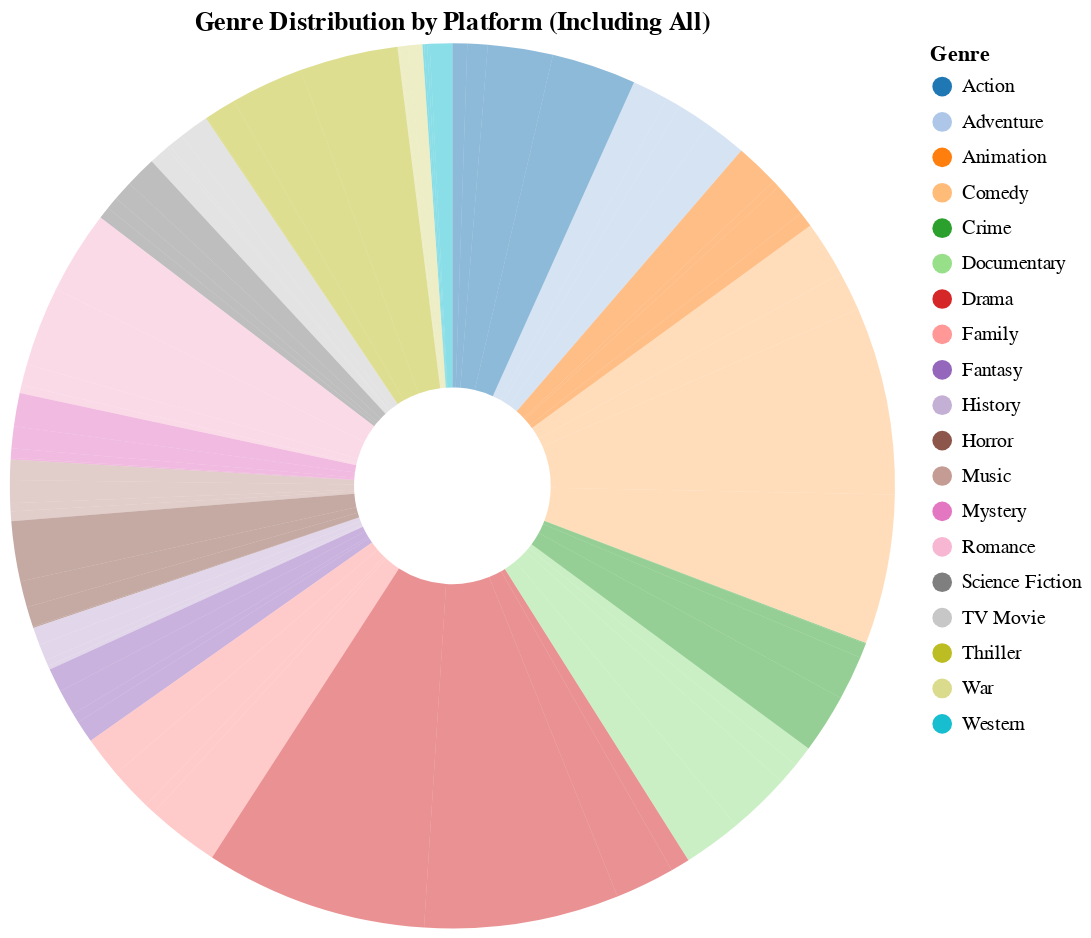

The code cell stored with this chart in its notebook:
### Markdown cell above
The interactive bubble plot visualizes **genre popularity through a combination of three dimensions: average rating (Y-axis), genre (X-axis), and the number of titles (bubble size)**. This chart provides insight into both quantity and quality across platforms per genre. 

**Disney+**: High Quality, Selective Quantity

Disney+ consistently achieves higher average Rotten Tomatoes ratings across genres such as **Action, Science Fiction, and Adventure**. However, the number of titles remains relatively limited, reflected by the smaller bubble sizes.

**Netflix**: High Volume, Moderate Ratings

Netflix dominates in terms of the number of titles across almost all genres, as seen by the large bubble sizes. However, its average Rotten Tomatoes ratings often fall into a moderate range, particularly in genres like **Drama, Crime, and Horror**.

**Hulu**: Strong in Niche Genres

Hulu occupies a middle-ground position, showing relatively strong critical reception in select genres such as **War, Western, and History**. Although it offers fewer titles compared to Netflix, its quality in specific genres is notable.

**Prime Video**: Lower Ratings with Historical Strength

Prime Video generally appears toward the lower end of the average Rotten Tomatoes ratings across most genres. However, the **History** genre emerges as a relative strength compared to its performance in other categories.

**Overall Insight**: Trade-Off Between Quantity and Quality

The bubble chart highlights that streaming platforms adopt different content strategies: Disney+ focuses on critically acclaimed but limited catalogs, Netflix prioritizes large-scale content production, and Hulu and Prime Video develop niche strengths to compete.

### Code cell
# Pie_Chart
# What is the internal genre composition of each platform's content?
melted_df = df.melt(
    id_vars=["Title", "Genres"],
    value_vars=["Netflix", "Hulu", "Prime Video", "Disney+"],
    var_name="Platform",
    value_name="Availability"
)


melted_df = melted_df[melted_df["Availability"] == 1]


melted_df["Platform_Filter"] = melted_df["Platform"]


combined_genre_dist = (
    melted_df.groupby(["Platform", "Genres", "Platform_Filter"])
    .agg(Count=("Title", "count"))
    .reset_index()
)


platform_dropdown = alt.selection_point(
    fields=["Platform_Filter"],
    bind=alt.binding_select(
        options=["All"] + sorted(combined_genre_dist["Platform_Filter"].unique()),
        name="Platform: "
    ),
    name="PlatformSelect",
    value="All"
)


hover = alt.selection_point(
    on="mouseover",
    fields=["Genres"],
    empty="none"
)


pie_chart = alt.Chart(combined_genre_dist).mark_arc(innerRadius=50).encode(
    theta=alt.Theta("Count:Q"),
    color=alt.Color("Genres:N", title="Genre", scale=alt.Scale(scheme="category20")),
    opacity=alt.condition(hover, alt.value(1.0), alt.value(0.5)),
    stroke=alt.condition(hover, alt.value("white"), alt.value("transparent")),
    strokeWidth=alt.condition(hover, alt.value(3), alt.value(0)),
    tooltip=["Platform", "Genres", "Count"]
).add_params(
    platform_dropdown,
    hover
).transform_filter(
    "(PlatformSelect.Platform_Filter == 'All') || (datum.Platform_Filter == PlatformSelect.Platform_Filter)"
).properties(
    width=450,
    height=450,
    title="Genre Distribution by Platform (Including All)"
)

pie_chart

### Figure 1 — Vega-Lite specification as saved in the notebook (floating-point values rounded to 4 significant figures)
{"config": {"view": {"continuousWidth": 300, "continuousHeight": 300}}, "data": {"name": "data-66f57dcf38e4c07b810123d5c4b6b957"}, "mark": {"type": "arc", "innerRadius": 50}, "encoding": {"color": {"field": "Genres", "scale": {"scheme": "category20"}, "title": "Genre", "type": "nominal"}, "opacity": {"condition": {"param": "param_2", "value": 1.0, "empty": false}, "value": 0.5}, "stroke": {"condition": {"param": "param_2", "value": "white", "empty": false}, "value": "transparent"}, "strokeWidth": {"condition": {"param": "param_2", "value": 3, "empty": false}, "value": 0}, "theta": {"field": "Count", "type": "quantitative"}, "tooltip": [{"field": "Platform", "type": "nominal"}, {"field": "Genres", "type": "nominal"}, {"field": "Count", "type": "quantitative"}]}, "height": 450, "params": [{"name": "PlatformSelect", "select": {"type": "point", "fields": ["Platform_Filter"]}, "bind": {"input": "select", "options": ["All", "Disney+", "Hulu", "Netflix", "Prime Video"], "name": "Platform: "}, "value": "All"}, {"name": "param_2", "select": {"type": "point", "fields": ["Genres"], "on": "mouseover"}}], "title": "Genre Distribution by Platform (Including All)", "transform": [{"filter": "(PlatformSelect.Platform_Filter == 'All') || (datum.Platform_Filter == PlatformSelect.Platform_Filter)"}], "width": 450, "$schema": "https://vega.github.io/schema/vega-lite/v5.20.1.json", "datasets": {"data-66f57dcf38e4c07b810123d5c4b6b957": [{"Platform": "Disney+", "Genres": "Action", "Platform_Filter": "Disney+", "Count": 112}, {"Platform": "Disney+", "Genres": "Adventure", "Platform_Filter": "Disney+", "Count": 276}, {"Platform": "Disney+", "Genres": "Animation", "Platform_Filter": "Disney+", "Count": 335}, {"Platform": "Disney+", "Genres": "Comedy", "Platform_Filter": "Disney+", "Count": 425}, {"Platform": "Disney+", "Genres": "Crime", "Platform_Filter": "Disney+", "Count": 8}, {"Platform": "Disney+", "Genres": "Documentary", "Platform_Filter": "Disney+", "Count": 156}, {"Platform": "Disney+", "Genres": "Drama", "Platform_Filter": "Disney+", "Count": 146}, {"Platform": "Disney+", "Genres": "Family", "Platform_Filter": "Disney+", "Count": 552}, {"Platform": "Disney+", "Genres": "Fantasy", "Platform_Filter": "Disney+", "Count": 168}, {"Platform": "Disney+", "Genres": "History", "Platform_Filter": "Disney+", "Count": 28}, {"Platform": "Disney+", "Genres": "Horror", "Platform_Filter": "Disney+", "Count": 10}, {"Platform": "Disney+", "Genres": "Music", "Platform_Filter": "Disney+", "Count": 73}, {"Platform": "Disney+", "Genres": "Mystery", "Platform_Filter": "Disney+", "Count": 14}, {"Platform": "Disney+", "Genres": "Romance", "Platform_Filter": "Disney+", "Count": 61}, {"Platform": "Disney+", "Genres": "Science Fiction", "Platform_Filter": "Disney+", "Count": 92}, {"Platform": "Disney+", "Genres": "TV Movie", "Platform_Filter": "Disney+", "Count": 153}, {"Platform": "Disney+", "Genres": "Thriller", "Platform_Filter": "Disney+", "Count": 11}, {"Platform": "Disney+", "Genres": "War", "Platform_Filter": "Disney+", "Count": 3}, {"Platform": "Disney+", "Genres": "Western", "Platform_Filter": "Disney+", "Count": 14}, {"Platform": "Hulu", "Genres": "Action", "Platform_Filter": "Hulu", "Count": 154}, {"Platform": "Hulu", "Genres": "Adventure", "Platform_Filter": "Hulu", "Count": 110}, {"Platform": "Hulu", "Genres": "Animation", "Platform_Filter": "Hulu", "Count": 56}, {"Platform": "Hulu", "Genres": "Comedy", "Platform_Filter": "Hulu", "Count": 298}, {"Platform": "Hulu", "Genres": "Crime", "Platform_Filter": "Hulu", "Count": 108}, {"Platform": "Hulu", "Genres": "Documentary", "Platform_Filter": "Hulu", "Count": 163}, {"Platform": "Hulu", "Genres": "Drama", "Platform_Filter": "Hulu", "Count": 453}, {"Platform": "Hulu", "Genres": "Family", "Platform_Filter": "Hulu", "Count": 81}, {"Platform": "Hulu", "Genres": "Fantasy", "Platform_Filter": "Hulu", "Count": 72}, {"Platform": "Hulu", "Genres": "History", "Platform_Filter": "Hulu", "Count": 47}, {"Platform": "Hulu", "Genres": "Horror", "Platform_Filter": "Hulu", "Count": 153}, {"Platform": "Hulu", "Genres": "Music", "Platform_Filter": "Hulu", "Count": 61}, {"Platform": "Hulu", "Genres": "Mystery", "Platform_Filter": "Hulu", "Count": 71}, {"Platform": "Hulu", "Genres": "Romance", "Platform_Filter": "Hulu", "Count": 161}, {"Platform": "Hulu", "Genres": "Science Fiction", "Platform_Filter": "Hulu", "Count": 94}, {"Platform": "Hulu", "Genres": "TV Movie", "Platform_Filter": "Hulu", "Count": 25}, {"Platform": "Hulu", "Genres": "Thriller", "Platform_Filter": "Hulu", "Count": 235}, {"Platform": "Hulu", "Genres": "War", "Platform_Filter": "Hulu", "Count": 15}, {"Platform": "Hulu", "Genres": "Western", "Platform_Filter": "Hulu", "Count": 22}, {"Platform": "Netflix", "Genres": "Action", "Platform_Filter": "Netflix", "Count": 495}, {"Platform": "Netflix", "Genres": "Adventure", "Platform_Filter": "Netflix", "Count": 257}, {"Platform": "Netflix", "Genres": "Animation", "Platform_Filter": "Netflix", "Count": 259}, {"Platform": "Netflix", "Genres": "Comedy", "Platform_Filter": "Netflix", "Count": 1428}, {"Platform": "Netflix", "Genres": "Crime", "Platform_Filter": "Netflix", "Count": 338}, {"Platform": "Netflix", "Genres": "Documentary", "Platform_Filter": "Netflix", "Count": 476}, {"Platform": "Netflix", "Genres": "Drama", "Platform_Filter": "Netflix", "Count": 1482}, {"Platform": "Netflix", "Genres": "Family", "Platform_Filter": "Netflix", "Count": 328}, {"Platform": "Netflix", "Genres": "Fantasy", "Platform_Filter": "Netflix", "Count": 196}, {"Platform": "Netflix", "Genres": "History", "Platform_Filter": "Netflix", "Count": 125}, {"Platform": "Netflix", "Genres": "Horror", "Platform_Filter": "Netflix", "Count": 199}, {"Platform": "Netflix", "Genres": "Music", "Platform_Filter": "Netflix", "Count": 174}, {"Platform": "Netflix", "Genres": "Mystery", "Platform_Filter": "Netflix", "Count": 167}, {"Platform": "Netflix", "Genres": "Romance", "Platform_Filter": "Netflix", "Count": 607}, {"Platform": "Netflix", "Genres": "Science Fiction", "Platform_Filter": "Netflix", "Count": 150}, {"Platform": "Netflix", "Genres": "TV Movie", "Platform_Filter": "Netflix", "Count": 119}, {"Platform": "Netflix", "Genres": "Thriller", "Platform_Filter": "Netflix", "Count": 553}, {"Platform": "Netflix", "Genres": "War", "Platform_Filter": "Netflix", "Count": 62}, {"Platform": "Netflix", "Genres": "Western", "Platform_Filter": "Netflix", "Count": 19}, {"Platform": "Prime Video", "Genres": "Action", "Platform_Filter": "Prime Video", "Count": 643}, {"Platform": "Prime Video", "Genres": "Adventure", "Platform_Filter": "Prime Video", "Count": 314}, {"Platform": "Prime Video", "Genres": "Animation", "Platform_Filter": "Prime Video", "Count": 117}, {"Platform": "Prime Video", "Genres": "Comedy", "Platform_Filter": "Prime Video", "Count": 1142}, {"Platform": "Prime Video", "Genres": "Crime", "Platform_Filter": "Prime Video", "Count": 450}, {"Platform": "Prime Video", "Genres": "Documentary", "Platform_Filter": "Prime Video", "Count": 442}, {"Platform": "Prime Video", "Genres": "Drama", "Platform_Filter": "Prime Video", "Count": 1693}, {"Platform": "Prime Video", "Genres": "Family", "Platform_Filter": "Prime Video", "Count": 310}, {"Platform": "Prime Video", "Genres": "Fantasy", "Platform_Filter": "Prime Video", "Count": 181}, {"Platform": "Prime Video", "Genres": "History", "Platform_Filter": "Prime Video", "Count": 135}, {"Platform": "Prime Video", "Genres": "Horror", "Platform_Filter": "Prime Video", "Count": 459}, {"Platform": "Prime Video", "Genres": "Music", "Platform_Filter": "Prime Video", "Count": 154}, {"Platform": "Prime Video", "Genres": "Mystery", "Platform_Filter": "Prime Video", "Count": 253}, {"Platform": "Prime Video", "Genres": "Romance", "Platform_Filter": "Prime Video", "Count": 631}, {"Platform": "Prime Video", "Genres": "Science Fiction", "Platform_Filter": "Prime Video", "Count": 236}, {"Platform": "Prime Video", "Genres": "TV Movie", "Platform_Filter": "Prime Video", "Count": 223}, {"Platform": "Prime Video", "Genres": "Thriller", "Platform_Filter": "Prime Video", "Count": 748}, {"Platform": "Prime Video", "Genres": "War", "Platform_Filter": "Prime Video", "Count": 108}, {"Platform": "Prime Video", "Genres": "Western", "Platform_Filter": "Prime Video", "Count": 171}]}}
